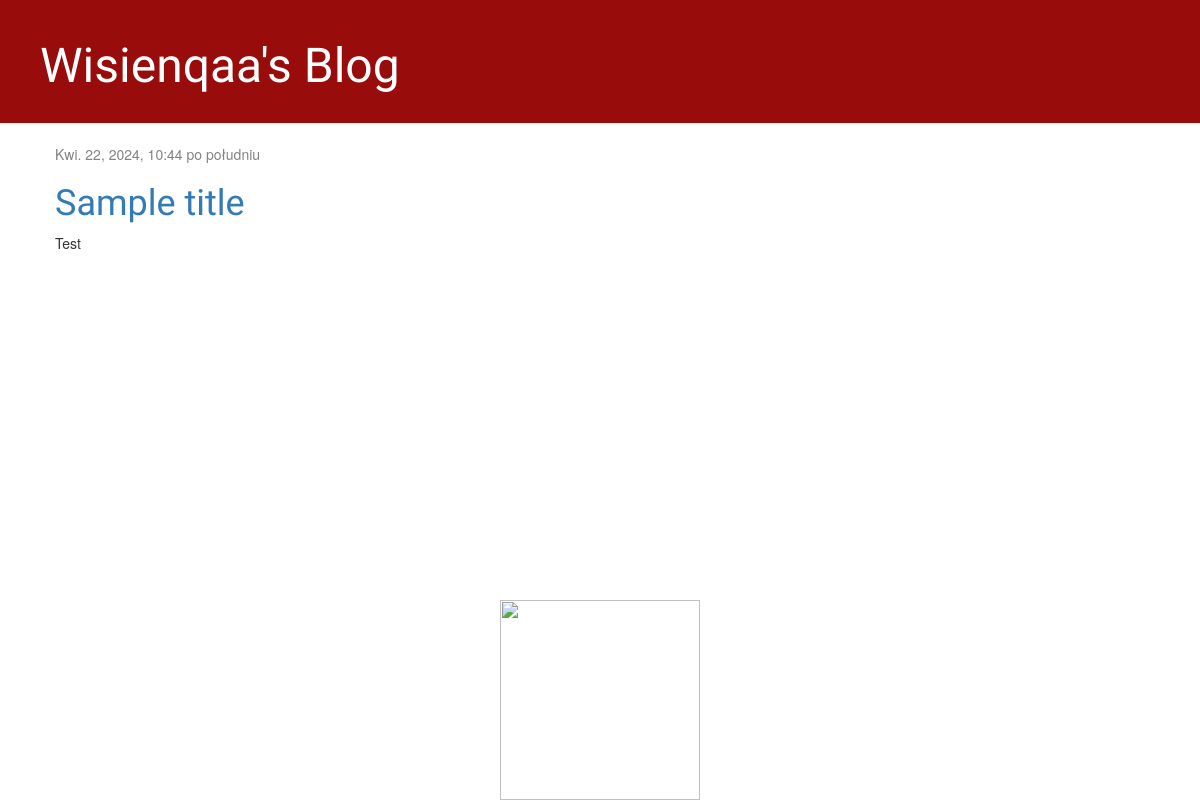
Before: / with the older database file.
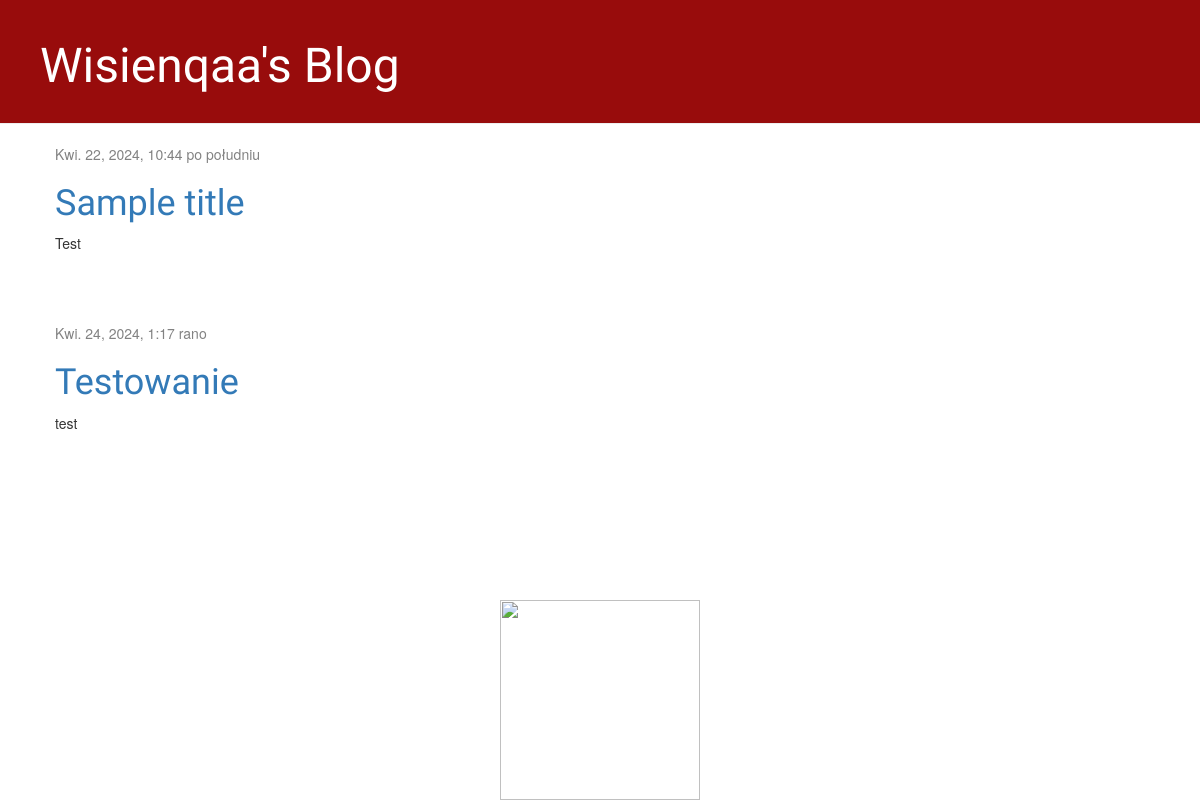
After: the same page with the newer database file.
### blog/models.py (models this page shows, shortened)
class Post(models.Model):
    author = models.ForeignKey(settings.AUTH_USER_MODEL, on_delete=models.CASCADE)
    title = models.CharField(max_length=200)
    text = models.TextField()
    created_date = models.DateTimeField(
            default=timezone.now)
    published_date = models.DateTimeField(
            blank=True, null=True)

### blog/views.py (the view)
# urls.py: path('', views.post_list, name='post_list'),
def post_list(request):
    posts = Post.objects.filter(published_date__lte=timezone.now()).order_by('published_date')
    return render(request, 'blog/post_list.html', {'posts': posts})

### blog/templates/blog/post_list.html
{% extends 'blog/base.html' %}
{% block content %}
    {% for post in posts %}
        <div class="post">
            <div class="date">
                {{ post.published_date }}
            </div>
            <h1><a href="{% url 'post_detail' pk=post.pk %}">{{ post.title }}</a></h1>
            <p>{{ post.text|linebreaksbr }}</p>
        </div>
    {% endfor %}
{% endblock %}

### blog/templates/blog/base.html (shortened to what this page needs)
{% load static %}
<html>
    <head>
        <link rel="stylesheet" href="//maxcdn.bootstrapcdn.com/bootstrap/3.2.0/css/bootstrap.min.css">
        <link rel="stylesheet" href="//maxcdn.bootstrapcdn.com/bootstrap/3.2.0/css/bootstrap-theme.min.css">
        <link rel="stylesheet" href="{% static 'css/blog.css' %}">
    </head>
    <body>
        <div class="page-header">
            <h1><a href="/">Wisienqaa's Blog</a></h1>
        </div>
        <div class="content container">
            <div class="row">
                <div class="col-md-8">
                {% block content %}
                {% endblock %}
                </div>
            </div>
        </div>
        <footer>
            <img src="https://static.vecteezy.com/system/resources/previews/009/584/946/original/cute-and-smile-cartoon-fruit-colorful-character-cherry-free-png.png">
        </footer>
    </body>
</html>

### blog/static/css/blog.css (style rules this page uses)
.page-header { background-color: #980c0c; margin-top: 0; padding: 20px 20px 20px 40px; }
.page-header h1, .page-header h1 a, .page-header h1 a:visited, .page-header h1 a:active { color: #ffffff; font-size: 36pt; text-decoration: none; }
.content { margin-left: 40px; }
h1, h2, h3, h4 { font-family: 'Lobster', cursive; }
.date { color: #828282; }
.post { margin-bottom: 70px; }

### blog/templates/blog/base.html (style rules this page uses)
footer { position: fixed; bottom: 0; width: 100%; text-align: center; }
footer img { width: 200px; }

Changed rows visible on the page:
added Post: published_date "Kwi. 24, 2024, 1:17 rano", title "Testowanie", text "test"
